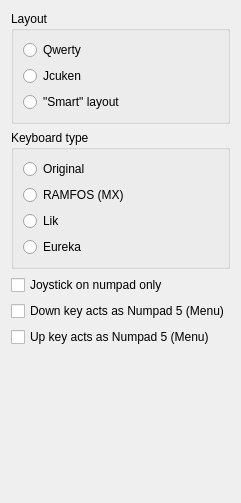
     <widget class="QWidget" name="keybTab">
      <attribute name="title">
       <string>Keyboard</string>
      </attribute>
      <layout class="QVBoxLayout" name="verticalLayout_15">
       <item>
        <widget class="QGroupBox" name="layoutGroupBox">
         <property name="title">
          <string>Layout</string>
         </property>
         <layout class="QVBoxLayout" name="verticalLayout_13">
          <item>
           <widget class="QRadioButton" name="qwertyRadioButton">
            <property name="text">
             <string notr="true">Qwerty</string>
            </property>
           </widget>
          </item>
          <item>
           <widget class="QRadioButton" name="jcukenRadioButton">
            <property name="text">
             <string>Jcuken</string>
            </property>
           </widget>
          </item>
          <item>
           <widget class="QRadioButton" name="smartRadioButton">
            <property name="text">
             <string>&quot;Smart&quot; layout</string>
            </property>
           </widget>
          </item>
         </layout>
        </widget>
       </item>
       <item>
        <widget class="QGroupBox" name="kbdTypeGroupBox">
         <property name="title">
          <string>Keyboard type</string>
         </property>
         <layout class="QVBoxLayout" name="verticalLayout_14">
          <item>
           <widget class="QRadioButton" name="kbdOriginalRadioButton">
            <property name="text">
             <string>Original</string>
            </property>
           </widget>
          </item>
          <item>
           <widget class="QRadioButton" name="kbdRamfosRadioButton">
            <property name="text">
             <string notr="true">RAMFOS (MX)</string>
            </property>
           </widget>
          </item>
          <item>
           <widget class="QRadioButton" name="kbdLikRadioButton">
            <property name="text">
             <string>Lik</string>
            </property>
           </widget>
          </item>
          <item>
           <widget class="QRadioButton" name="kbdEurekaRadioButton">
            <property name="text">
             <string notr="true">Eureka</string>
            </property>
           </widget>
          </item>
         </layout>
        </widget>
       </item>
       <item>
        <widget class="QCheckBox" name="numpadJoystickCheckBox">
         <property name="toolTip">
          <string>Joystick only assigned to arrow keys, 5 and Ins on the numpad instead of combining with keyboard arrows, Space and Enter</string>
         </property>
         <property name="text">
          <string>Joystick on numpad only</string>
         </property>
        </widget>
       </item>
       <item>
        <widget class="QCheckBox" name="downAsNumpad5CheckBox">
         <property name="text">
          <string>Down key acts as Numpad 5 (Menu)</string>
         </property>
        </widget>
       </item>
       <item>
        <widget class="QCheckBox" name="upAsNumpad5CheckBox">
         <property name="text">
          <string>Up key acts as Numpad 5 (Menu)</string>
         </property>
        </widget>
       </item>
       <item>
        <spacer name="verticalSpacer_7">
         <property name="orientation">
          <enum>Qt::Vertical</enum>
         </property>
         <property name="sizeHint" stdset="0">
          <size>
           <width>20</width>
           <height>145</height>
          </size>
         </property>
        </spacer>
       </item>
      </layout>
     </widget>
